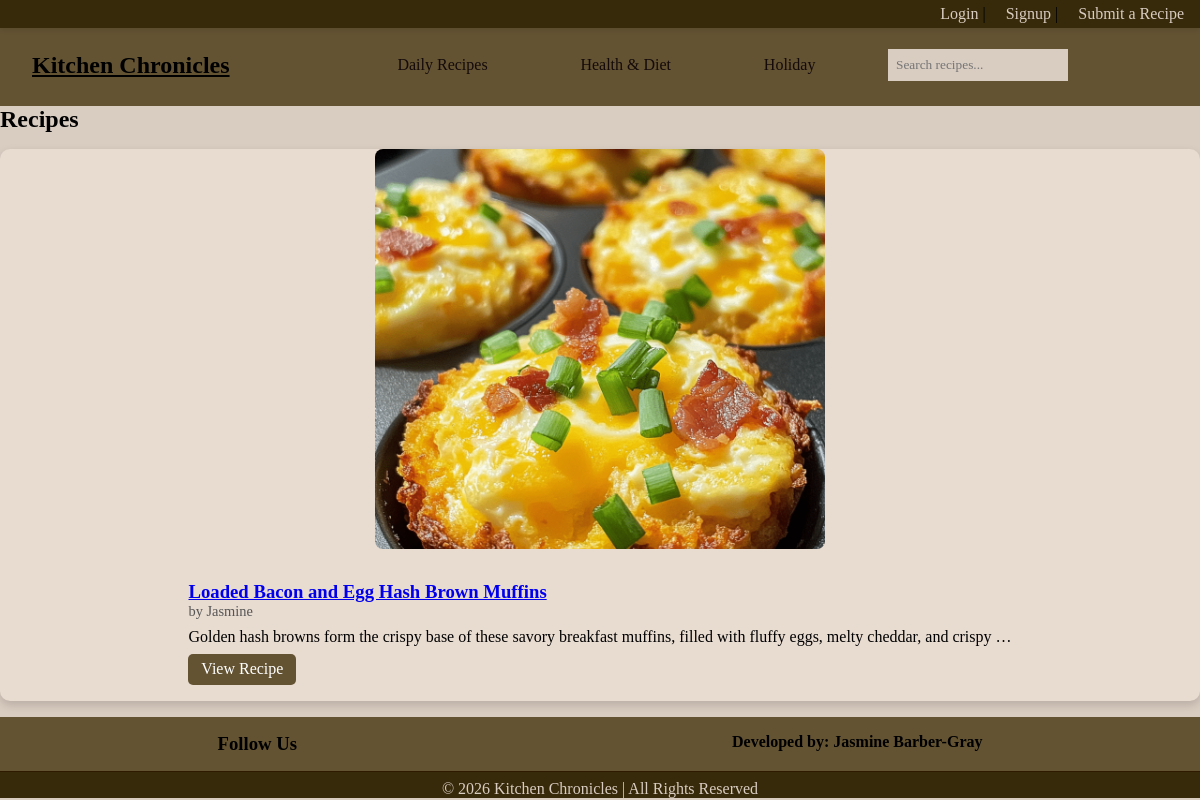
The page /sub_category/Keto/ on the database its author committed.
### recipes/models.py (models this page shows, shortened)
class Recipe(models.Model):
    CATEGORY_CHOICES = [
        ('Breakfast', 'breakfast'),
        ('Lunch', 'lunch'),
        ('Dinner', 'dinner'),
        ('Dessert', 'dessert'),
    ]
    SUB_CATEGORY_CHOICES = [
        ('Keto', 'keto'),
        ('Vegan', 'vegan'),
        ('Vegetarian', 'vegetarian'),
        ('Protein', 'protein'),
        ('Calorie Deficit', 'calorie deficit'),
        ('Gluten-Free', 'gluten-free'),
        ('Valentine\'s Day', 'valentine\'s Day'),
        ('Easter', 'easter'),
        ('Halloween', 'halloween'),
        ('Thanksgiving', 'thanksgiving'),
        ('Christmas', 'christmas'),
        ('New Years', 'new years'),
    ]
    title = models.CharField(max_length=200)
    author = models.ForeignKey(User, on_delete=models.CASCADE)
    category = models.CharField(max_length=20, choices=CATEGORY_CHOICES)
    sub_category = models.CharField(max_length=20, choices=SUB_CATEGORY_CHOICES, blank=True, null=True)
    image = models.ImageField(upload_to='recipes/images', blank=True, null=True)
    description = models.TextField()
    ingredients = models.TextField()
    instructions = models.TextField()

### recipes/views.py (the view)
# urls.py: path('sub_category/<str:sub_category>/', views.sub_category_recipes, name='sub_category_recipes'),
def sub_category_recipes(request, sub_category):
    recipes = Recipe.objects.filter(sub_category=sub_category)
    return render(request, "recipes/sub_category.html", {
        "recipes": recipes,
        "category": sub_category
    })

### recipes/templates/recipes/sub_category.html
{% extends 'base.html' %}
{% block content %}
<h2>{{ sub_category }} Recipes</h2>
{% if recipes %}
<div class="recipe-grid">
    {% for recipe in recipes %}
    <div class="recipe-card">
        {% if recipe.image %}
            <img src="{{ recipe.image.url }}" alt="{{ recipe.title }}">
        {% else %}
            <p>No image available</p>
        {% endif %}
        <div class="recipe-content">
            <h3><a href="{% url 'recipe_detail' recipe.id %}">{{ recipe.title }}</a></h3>
            <p class="author">by {{ recipe.author.username }}</p>
            <p>{{ recipe.description|truncatewords:20 }}</p>
            <a href="{% url 'recipe_detail' recipe.id %}" class="view-btn">View Recipe</a>
        </div>
    </div>
    {% endfor %}
</div>
{% else %}
<p>No recipes found in this category.</p>
{% endif %}
{% endblock %}

### recipes/static/recipes/style.css (style rules this page uses)
* { margin: 0; padding: 0; box-sizing: border-box; font-family: Georgia, 'Times New Roman', Times, serif; }
body { background: #d9ccc1; color: #000000; margin: 0; padding: 0; overflow: auto; max-width: 100% }
.recipe-grid { display: grid; grid-template-columns: repeat(auto-fit, minmax(250px, 1fr)); gap: 1.5rem; padding: 1rem 0; }
.recipe-card { background-color: #e8dbd0; border-radius: 10px; overflow: hidden; box-shadow: 0 4px 10px rgba(0,0,0,0.15); transition: transform 0.2s, box-shadow 0.2s; display: flex; flex-direction: column; align-items: center; }
.recipe-card img { width: 100%; max-width: 450px; height: 400px; object-fit: cover; border-radius: 8px; display: block; margin: 0 auto 1rem; }
.recipe-content { padding: 1rem; }
.recipe-content .author { font-size: 0.9rem; color: #555; margin-bottom: 0.5rem; }
.view-btn { display: inline-block; margin-top: 0.5rem; padding: 0.4rem 0.8rem; background-color: #635333; color: white; text-decoration: none; border-radius: 5px; transition: background 0.2s; }

### rows shown on the page
Recipe: image (picture), title "Loaded Bacon and Egg Hash Brown Muffins", author.username "Jasmine", description "Golden hash browns form the crispy base of these savory breakfast muffins, filled with fluffy eggs, melty cheddar, and crispy …"
